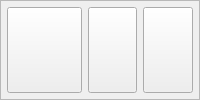
         <widget class="QFrame" name="frameRP">
          <property name="sizePolicy">
           <sizepolicy hsizetype="Preferred" vsizetype="Preferred">
            <horstretch>0</horstretch>
            <verstretch>0</verstretch>
           </sizepolicy>
          </property>
          <property name="maximumSize">
           <size>
            <width>16777215</width>
            <height>16777215</height>
           </size>
          </property>
          <property name="frameShape">
           <enum>QFrame::StyledPanel</enum>
          </property>
          <property name="frameShadow">
           <enum>QFrame::Plain</enum>
          </property>
          <layout class="QHBoxLayout" name="horizontalLayout_45" stretch="3,2,2">
           <property name="leftMargin">
            <number>6</number>
           </property>
           <property name="topMargin">
            <number>6</number>
           </property>
           <property name="rightMargin">
            <number>6</number>
           </property>
           <property name="bottomMargin">
            <number>6</number>
           </property>
           <item>
            <widget class="QPushButton" name="pushButtonPause">
             <property name="sizePolicy">
              <sizepolicy hsizetype="Preferred" vsizetype="Preferred">
               <horstretch>0</horstretch>
               <verstretch>0</verstretch>
              </sizepolicy>
             </property>
             <property name="minimumSize">
              <size>
               <width>0</width>
               <height>0</height>
              </size>
             </property>
             <property name="maximumSize">
              <size>
               <width>16777215</width>
               <height>16777215</height>
              </size>
             </property>
             <property name="font">
              <font>
               <pointsize>8</pointsize>
              </font>
             </property>
             <property name="toolTip">
              <string>Running (click to pause)</string>
             </property>
             <property name="text">
              <string/>
             </property>
             <property name="icon">
              <iconset resource="../../resources.qrc">
               <normaloff>:/images/icons/run.png</normaloff>:/images/icons/run.png</iconset>
             </property>
             <property name="iconSize">
              <size>
               <width>50</width>
               <height>25</height>
              </size>
             </property>
            </widget>
           </item>
           <item>
            <widget class="QPushButton" name="pushButtonAutoset">
             <property name="sizePolicy">
              <sizepolicy hsizetype="Preferred" vsizetype="Preferred">
               <horstretch>0</horstretch>
               <verstretch>0</verstretch>
              </sizepolicy>
             </property>
             <property name="toolTip">
              <string>Autoset</string>
             </property>
             <property name="text">
              <string/>
             </property>
             <property name="icon">
              <iconset resource="../../resources.qrc">
               <normaloff>:/images/icons/spread.png</normaloff>:/images/icons/spread.png</iconset>
             </property>
             <property name="iconSize">
              <size>
               <width>30</width>
               <height>30</height>
              </size>
             </property>
            </widget>
           </item>
           <item>
            <widget class="QPushButton" name="pushButtonResetChannels">
             <property name="sizePolicy">
              <sizepolicy hsizetype="Preferred" vsizetype="Preferred">
               <horstretch>0</horstretch>
               <verstretch>0</verstretch>
              </sizepolicy>
             </property>
             <property name="minimumSize">
              <size>
               <width>0</width>
               <height>0</height>
              </size>
             </property>
             <property name="maximumSize">
              <size>
               <width>16777215</width>
               <height>16777215</height>
              </size>
             </property>
             <property name="toolTip">
              <string>&lt;html&gt;&lt;head/&gt;&lt;body&gt;&lt;p&gt;Reset (zero) channel offset and scale&lt;/p&gt;&lt;/body&gt;&lt;/html&gt;</string>
             </property>
             <property name="text">
              <string/>
             </property>
             <property name="icon">
              <iconset resource="../../resources.qrc">
               <normaloff>:/images/icons/nospred.png</normaloff>:/images/icons/nospred.png</iconset>
             </property>
             <property name="iconSize">
              <size>
               <width>30</width>
               <height>30</height>
              </size>
             </property>
            </widget>
           </item>
          </layout>
         </widget>
